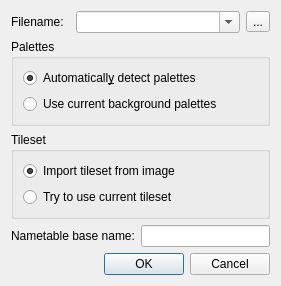
<?xml version="1.0" encoding="UTF-8"?>
<ui version="4.0">
 <class>ImportDialog</class>
 <widget class="QDialog" name="ImportDialog">
  <property name="geometry">
   <rect>
    <x>0</x>
    <y>0</y>
    <width>281</width>
    <height>251</height>
   </rect>
  </property>
  <property name="windowTitle">
   <string>Import from Image</string>
  </property>
  <layout class="QGridLayout" name="gridLayout">
   <item row="0" column="0">
    <widget class="QLabel" name="label">
     <property name="text">
      <string>Filename:</string>
     </property>
    </widget>
   </item>
   <item row="3" column="0" colspan="2">
    <widget class="QLabel" name="label_2">
     <property name="text">
      <string>Nametable base name:</string>
     </property>
    </widget>
   </item>
   <item row="3" column="2" colspan="3">
    <widget class="QLineEdit" name="nametableNameLineEdit"/>
   </item>
   <item row="0" column="4">
    <widget class="QToolButton" name="browseToolButton">
     <property name="text">
      <string>...</string>
     </property>
    </widget>
   </item>
   <item row="4" column="0" colspan="5">
    <widget class="QDialogButtonBox" name="buttonBox">
     <property name="orientation">
      <enum>Qt::Horizontal</enum>
     </property>
     <property name="standardButtons">
      <set>QDialogButtonBox::Cancel|QDialogButtonBox::Ok</set>
     </property>
    </widget>
   </item>
   <item row="1" column="0" colspan="5">
    <widget class="QGroupBox" name="groupBox">
     <property name="title">
      <string>Palettes</string>
     </property>
     <layout class="QVBoxLayout" name="verticalLayout">
      <item>
       <widget class="QRadioButton" name="detectPalettesRadioButton">
        <property name="text">
         <string>Automaticall&amp;y detect palettes</string>
        </property>
        <property name="checked">
         <bool>true</bool>
        </property>
       </widget>
      </item>
      <item>
       <widget class="QRadioButton" name="useCurrentColorsRadioButton">
        <property name="text">
         <string>Use current background palettes</string>
        </property>
       </widget>
      </item>
     </layout>
    </widget>
   </item>
   <item row="2" column="0" colspan="5">
    <widget class="QGroupBox" name="groupBox_2">
     <property name="title">
      <string>Tileset</string>
     </property>
     <layout class="QVBoxLayout" name="verticalLayout_2">
      <item>
       <widget class="QRadioButton" name="importTilesetRadioButton">
        <property name="text">
         <string>Import tileset from image</string>
        </property>
        <property name="checked">
         <bool>true</bool>
        </property>
       </widget>
      </item>
      <item>
       <widget class="QRadioButton" name="useCurrentTilesRadioButton">
        <property name="text">
         <string>Try to use current tileset</string>
        </property>
       </widget>
      </item>
     </layout>
    </widget>
   </item>
   <item row="0" column="1" colspan="3">
    <widget class="QComboBox" name="filenameComboBox">
     <property name="editable">
      <bool>true</bool>
     </property>
    </widget>
   </item>
  </layout>
 </widget>
 <resources/>
 <connections>
  <connection>
   <sender>buttonBox</sender>
   <signal>accepted()</signal>
   <receiver>ImportDialog</receiver>
   <slot>accept()</slot>
   <hints>
    <hint type="sourcelabel">
     <x>248</x>
     <y>254</y>
    </hint>
    <hint type="destinationlabel">
     <x>157</x>
     <y>274</y>
    </hint>
   </hints>
  </connection>
  <connection>
   <sender>buttonBox</sender>
   <signal>rejected()</signal>
   <receiver>ImportDialog</receiver>
   <slot>reject()</slot>
   <hints>
    <hint type="sourcelabel">
     <x>316</x>
     <y>260</y>
    </hint>
    <hint type="destinationlabel">
     <x>286</x>
     <y>274</y>
    </hint>
   </hints>
  </connection>
 </connections>
</ui>
